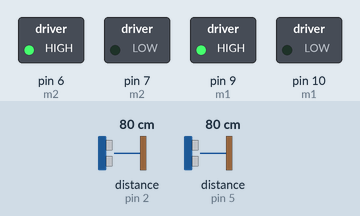
Simulated run of this sketch. Board: Arduino Uno, built with avr-gcc and run on an emulated ATmega328P. On the bench: switched loads named in the sketch (green lamp = pin HIGH). Wiring (inferred from the names in the program): 2 × ultrasonic range finder: trigger pin 3, echo pin 2 / trigger pin 4, echo pin 5. Inputs (shaded band) come from the test bench; at power-on: distance to the obstacle (sensors on pin 2, pin 5) 80 cm. The echo pulse lasts 58.3 µs per cm; pins used as bus, display or sensor lines are not drawn.

Above: at 1.2 s.
1.3 s: distance to the obstacle (sensor on pin 2) set to 7 cm
2.8 s: distance to the obstacle (sensor on pin 2) set to 4 cm
At 4.0 s:
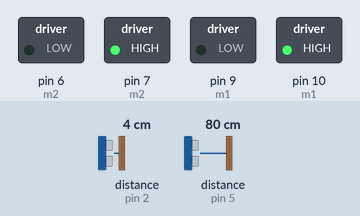
4.3 s: distance to the obstacle (sensor on pin 2) set to 9 cm
At 5.5 s:
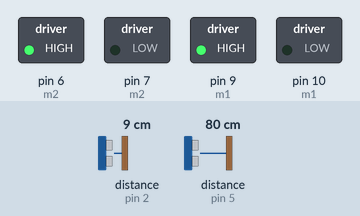
5.8 s: distance to the obstacle (sensor on pin 2) set to 2 cm
At 6.5 s:
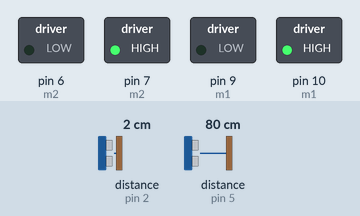
Timing chart, 0 to 8.3 s (numbered marks = the images above; inputs shaded):
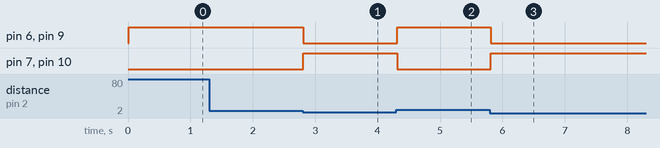

Measured:
- the behaviour switches between 6 and 5 cm on distance to the obstacle (sensor on pin 2) (found by bisection; images 0 and 1)
- after the input at 1.3 s, every drawn part: stays the same
- after the input at 2.8 s, pin 6 (m2), pin 9 (m1): HIGH → LOW at once; pin 7 (m2), pin 10 (m1): LOW → HIGH at once
- after the input at 4.3 s, pin 6 (m2), pin 9 (m1): LOW → HIGH at once; pin 7 (m2), pin 10 (m1): HIGH → LOW at once
- after the input at 5.8 s, pin 6 (m2), pin 9 (m1): HIGH → LOW at once; pin 7 (m2), pin 10 (m1): LOW → HIGH at once

The sketch:

_2__wheel_bot_with_ultrasonic.ino
```cpp
#define trig 3
#define echo 2
#define trig1 4
#define echo1 5
void setup() {
  pinMode(9,OUTPUT);  //m1
pinMode(10,OUTPUT);   //m1
pinMode(6,OUTPUT);    //m2
pinMode(7,OUTPUT);    //m2
pinMode(trig,OUTPUT);
  pinMode(echo,INPUT);
  pinMode(trig1,OUTPUT);
  pinMode(echo1,INPUT);
}
//m1
void loop() {
   digitalWrite(trig,LOW);
digitalWrite(trig,HIGH);
delayMicroseconds(2);
digitalWrite(trig,LOW);
delayMicroseconds(8);
long duration=pulseIn (echo,HIGH);
float distance = (0.0170 * duration);

//m2
digitalWrite(trig1,LOW);
digitalWrite(trig1,HIGH);
delayMicroseconds(2);
digitalWrite(trig1,LOW);
delayMicroseconds(8);
long duration1=pulseIn (echo1,HIGH);
float distance1 = (0.0170 * duration);


 if( distance>=5 && distance1>=5)
  {
  digitalWrite(9,HIGH);
  digitalWrite(10,LOW);
  digitalWrite(6,HIGH);
  digitalWrite(7,LOW);
  }
  else if(distance<=5 && distance1<=5 )
  {
   digitalWrite(9,LOW);
  digitalWrite(10,HIGH);
  digitalWrite(6,LOW);
  digitalWrite(7,HIGH);
  }
  else if(distance<=5 && distance1>=5 )
  {
    digitalWrite(9,LOW);
  digitalWrite(10,LOW);
  digitalWrite(6,HIGH);
  digitalWrite(7,LOW);
  }
  else if(distance>=5 && distance1<=5)
  {
    digitalWrite(9,HIGH);
  digitalWrite(10,LOW);
  digitalWrite(6,LOW);
  digitalWrite(7,LOW);
  }


}
```
